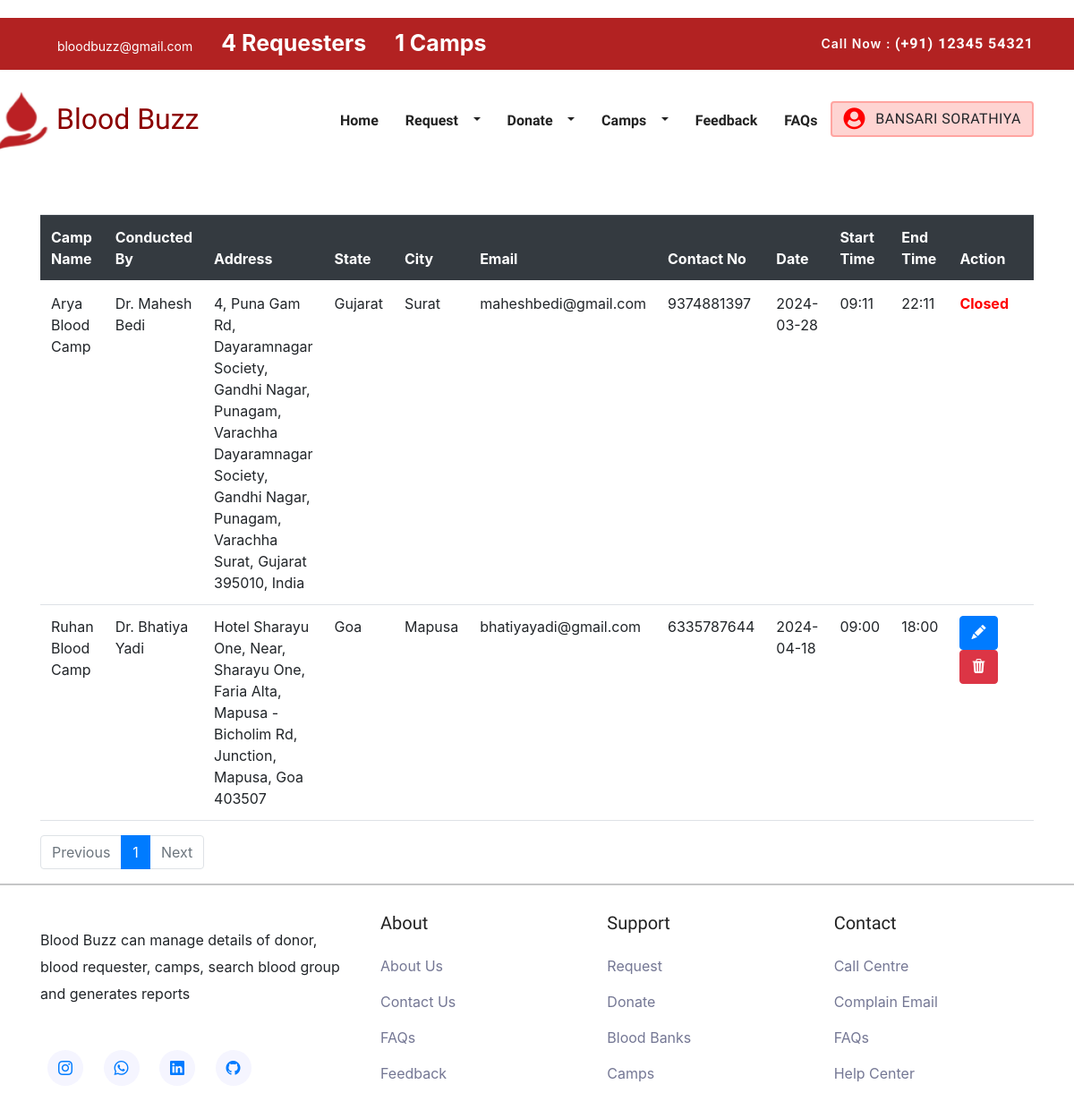
Screenshot of /Member/mycamp.php (signed in) with the database file from the repository.
### tables this page shows
CREATE TABLE `members` (
  `member_id` int(30) UNSIGNED NOT NULL,
  `img` varchar(200) DEFAULT NULL,
  `email` varchar(30) NOT NULL,
  `pwd` varchar(20) NOT NULL,
  `verify_token` varchar(100) NOT NULL,
  `name` varchar(50) NOT NULL,
  `contact_no` varchar(10) NOT NULL,
  `gender` varchar(50) NOT NULL,
  `dob` date NOT NULL,
  `address` varchar(250) NOT NULL,
  `city` int(5) UNSIGNED NOT NULL,
  `state` int(10) UNSIGNED NOT NULL,
  `landmark` varchar(80) NOT NULL,
  `pincode` varchar(6) NOT NULL,
  `member_status` enum('0','1','2') NOT NULL COMMENT '0=Deleted By Member 1=Active Status 2=Deactivated by Admin',
  `created_at` datetime NOT NULL DEFAULT current_timestamp()
);

CREATE TABLE `camp` (
  `camp_id` int(30) UNSIGNED NOT NULL,
  `member_id` int(30) UNSIGNED NOT NULL,
  `camp_name` varchar(50) NOT NULL,
  `conducted_by` varchar(50) NOT NULL,
  `address` varchar(200) NOT NULL,
  `state_id` int(10) UNSIGNED NOT NULL,
  `city_id` int(5) UNSIGNED NOT NULL,
  `email` varchar(30) NOT NULL,
  `contact_no` varchar(10) NOT NULL,
  `date` date NOT NULL,
  `start_time` varchar(10) NOT NULL,
  `end_time` varchar(10) NOT NULL,
  `status` enum('0','1','2') NOT NULL COMMENT '0=camp is on the way  1=expired 2=deleted by admin',
  `created_at` datetime NOT NULL
);

CREATE TABLE `states` (
  `state_id` int(10) UNSIGNED NOT NULL,
  `state_name` varchar(60) NOT NULL
);

CREATE TABLE `city` (
  `city_id` int(5) UNSIGNED NOT NULL,
  `state_id` int(10) UNSIGNED NOT NULL,
  `city_name` varchar(70) NOT NULL
);

### Member/mycamp.php (the view, shortened to what this page needs)
<?php
include './nav.php';
?>
<head>
<link rel="stylesheet" href="../File/css/bootstrap.min.css">
</head>
<?php
include '../include/connect2.php';
try
{
    $session_email = $_SESSION['member_email'];
    $get_info = $connection->prepare("SELECT member_id FROM members WHERE email=?");
    $get_info->execute([$session_email]);
    $mid_row = $get_info->fetch(PDO::FETCH_ASSOC);
    $mid = $mid_row['member_id'];
    $page = isset($_GET['page']) ? $_GET['page'] : 1;
    $records_per_page = 3;
    $offset = ($page - 1) * $records_per_page;
    $total_records_query = "SELECT COUNT(*) AS total FROM camp WHERE member_id=$mid";
    $total_records_result = $connection->query($total_records_query);
    $total_records = $total_records_result->fetch(PDO::FETCH_ASSOC)['total'];
    $total_pages = ceil($total_records / $records_per_page);
    $get_camps = $connection->prepare("SELECT * FROM camp WHERE member_id=? LIMIT $offset, $records_per_page");
    $get_camps->execute([$mid]);
    $camps = $get_camps->fetchAll(PDO::FETCH_ASSOC);
    if ($camps)
    {
    ?>
    <div class="container mt-5">
    <div class="table-responsive">
        <table class="table table table-hover">
            <thead class="thead-dark">
                <tr>
                    <th>Camp Name</th>
                    <th>Conducted By</th>
                    <th>Address</th>
                    <th>State</th>
                    <th>City</th>
                    <th>Email</th>
                    <th>Contact No</th>
                    <th>Date</th>
                    <th>Start Time</th>
                    <th>End Time</th>
                    <th>Action</th>
                </tr>
            </thead>
            <tbody>
        <?php
        foreach ($camps as $row) {
            $state=$connection->prepare("SELECT DISTINCT state_name FROM states WHERE state_id=?");
            $state->execute([$row['state_id']]);
            $sname=$state->fetchColumn();
            $city=$connection->prepare("SELECT DISTINCT city_name FROM city WHERE city_id=?");
            $city->execute([$row['city_id']]);
            $cname=$city->fetchColumn();
            echo "<tr>";
            echo "<td>{$row['camp_name']}</td>";
            echo "<td>{$row['conducted_by']}</td>";
            echo "<td>{$row['address']}</td>";
            echo "<td>{$sname}</td>";
            echo "<td>{$cname}</td>";
            echo "<td>{$row['email']}</td>";
            echo "<td>{$row['contact_no']}</td>";
            echo "<td>{$row['date']}</td>";
            echo "<td>{$row['start_time']}</td>";
            echo "<td>{$row['end_time']}</td>";
            $ecid=base64_encode($row['camp_id']);
            if($row['status']=='1')
            {
            echo "<td style='width:120px'>
            <a role='button' href='./updateCamp.php?cid=$ecid' class='btn btn-primary text-white' title='Edit'><i class='bi bi-pencil-fill'></i></a>&nbsp;
            <a role='button'href='./deleteCamp.php?cid=$ecid' class='btn btn-danger text-white' title='Delete'><i class='bi bi-trash3-fill'></i></a>
            </td>";
            }
            elseif($row['status']=='0')
            {
                echo"<td style='color:red;font-weight:bold;'>Closed</td>";
            }
            else
            {
                echo"<td style='color:red;font-weight:bold;'>Deleted</td>";
            }
            echo "</tr>";
        }
        ?>
        </tbody>
        </table>
    </div>
    <div class='pagination'>
    <nav aria-label="Pagination">
        <ul class="pagination">
            <li class="page-item <?php echo ($page <= 1) ? 'disabled' : ''; ?>">
                <a class="page-link" href="?page=<?php echo ($page <= 1) ? 1 : ($page - 1); ?>">Previous</a>
            </li>
            <?php for ($i = 1; $i <= $total_pages; $i++): ?>
            <li class="page-item <?php echo ($page == $i) ? 'active' : ''; ?>">
                <a class="page-link" href="?page=<?php echo $i; ?>"><?php echo $i; ?></a>
            </li>
            <?php endfor; ?>
            <li class="page-item <?php echo ($page >= $total_pages) ? 'disabled' : ''; ?>">
                <a class="page-link" href="?page=<?php echo ($page >= $total_pages) ? $total_pages : ($page + 1); ?>">Next</a>
            </li>
        </ul>
    </nav>
</div>
    </div>
        <?php
    }
}
catch (PDOException $e)
{
    $error=$e->getMessage();
    $_SESSION['error-message'] = "Database error: " . $error;
}
    ?>
<?php
include './footer.php';
?>

### Member/nav.php (shortened to what this page needs)
<?php
include(__DIR__."/../include/connect.php");
if(isset($_SESSION['member_email'])){
$email = $_SESSION['member_email'];
$get_email="SELECT name FROM members WHERE email='$email'";
$get_email_run=mysqli_query($connection,$get_email);
$user=mysqli_fetch_array($get_email_run);
}
?>
<?php
include '../Include/connect2.php';
$get_requester=$connection->prepare("SELECT count(*) AS total FROM requester");
$get_requester->execute();
$data=$get_requester->fetch();
$get_camp=$connection->prepare("SELECT count(*) AS camp FROM camp WHERE `status`=?");
$get_camp->execute(['1']);
$camp=$get_camp->fetch();
?>
<!DOCTYPE html>
<html lang="en">
<head>
  <link rel="stylesheet" href="plugins/bootstrap/css/bootstrap.min.css">
  <link rel="stylesheet" href="plugins/icofont/icofont.min.css">
  <link rel="stylesheet" href="https://cdnjs.cloudflare.com/ajax/libs/font-awesome/4.7.0/css/font-awesome.min.css">
  <link rel="stylesheet" href="plugins/slick-carousel/slick/slick.css">
  <link rel="stylesheet" href="plugins/slick-carousel/slick/slick-theme.css">
  <link rel="stylesheet" href="css/style.css">
</head>
<body id="top">
    <header>
        <div class="header-top-bar">
            <div class="container">
                <div class="row align-items-center">
                    <div class="col-lg-6">
                        <ul class="top-bar-info list-inline-item pl-0 mb-0">
                            <li class="list-inline-item"><a href="mailto:support@gmail.com"><i class="icofont-support-faq mr-2"></i>bloodbuzz@gmail.com</a></li>
                            <li class="list-inline-item"><a href="./donate_blood.php" class="blink-text"><?php echo $data['total']; ?>&nbsp;Requesters</a></li>
                            <li class="list-inline-item"><a href="#camp" class="blink-text"><?php echo $camp['camp']; ?>&nbsp;Camps</a></li>
                        </ul>
                    </div>
                    <div class="col-lg-6">
                        <div class="text-lg-right top-right-bar mt-2 mt-lg-0">
                            <a href="tel:+23-345-67890" >
                                <span>Call Now : </span>
                                <span class="h6">(+91) 12345 54321</span>
                            </a>
                        </div>
                    </div>
                </div>
            </div>
        </div>
        <nav class="navbar navbar-expand-lg navigation" id="navbar">
            <div class="container">
                  <a class="navbar-brand" href="http://localhost/Blood/Member/index.php" >
                  <h2 style="width: 140; color:darkred;margin-left:-150px">
                <img src="../img/logo.png" alt="LOGO" style="width:60px;height:70px;margin-left:100px;">
              Blood Buzz
                </h2>
                  </a>
              <div class="collapse navbar-collapse" id="navbarmain">
                <ul class="navbar-nav ml-auto">
                  <li class="nav-item active">
                    <a class="nav-link" href="index.php">Home</a>
                  </li>
                    <li class="nav-item dropdown">
                        <a class="nav-link dropdown-toggle" href="department.html" id="dropdown02" data-toggle="dropdown" aria-haspopup="true" aria-expanded="false">Request<i class="icofont-thin-down"></i></a>
                      </li>
                    <li class="nav-item dropdown">
                        <a class="nav-link dropdown-toggle" href="doctor.html" id="dropdown03" data-toggle="dropdown" aria-haspopup="true" aria-expanded="false">Donate<i class="icofont-thin-down"></i></a>
                      </li>
                     <li class="nav-item dropdown">
                        <a class="nav-link dropdown-toggle" href="doctor.html" id="dropdown03" data-toggle="dropdown" aria-haspopup="true" aria-expanded="false">Camps<i class="icofont-thin-down"></i></a>
                      </li>
                    <li class="nav-item"><a class="nav-link" href="./feedback.php">Feedback</a></li>
                    <li class="nav-item"><a class="nav-link" href="./faq.php">FAQs</a></li>
                    <li>
                      <?php
                    if(isset($_SESSION['member_email']))
                    {
                        echo  " <div class='dropdown'>
                    <button class='btn dropdown' type='button' data-bs-toggle='dropdown'
                    aria-expanded='false' style='border: hidden; background-color: #F8F9FA; display: flex;background-color:#fed4d2;border:2px solid #ffa5a1;'>";
                        echo"<i class='fa fa-user-circle me-2' style='font-size:23px;font-weight:600;color:red;'></i>
                        " . "&nbsp;" . $user["name"] . "</button>
                    <ul class='dropdown-menu'>
                        <li><a href='./update.php' class='dropdown-item'>Update Profile</a></li>
                        <li><a href='./donation_history.php' class='dropdown-item'>Donation History</a></li>
                        <li><a class='dropdown-item' href='./logout.php' name='logout'>Logout</a></li>
                    </ul></div>";
                    }
                    ?>
                  </li>
                </ul>
              </div>
            </div>
        </nav>
    </header>
</body>
</html>

### Member/css/style.css (style rules this page uses)
html { overflow-x: hidden; }
body { line-height: 1.6; font-family: "Roboto", sans-serif; -webkit-font-smoothing: antialiased; font-size: 16px; color: #6F8BA4; font-weight: 400; }
h1, .h1, h2, .h2, h3, .h3, h4, .h4, h5, .h5, h6, .h6 { font-family: "Exo", sans-serif; font-weight: 700; color: #222; }
h2, .h2 { font-size: 44px; }
h6, .h6 { font-size: 1rem; }
.btn { display: inline-block; font-size: 14px; font-size: 0.8125rem; font-weight: 700; letter-spacing: .5px; padding: .75rem 2rem; font-family: "Exo", sans-serif; text-transform: uppercase; border-radius: 5px; border: 2px solid transparent; transition: all .35s ease; }
a { color: #222; text-decoration: none; transition: all .35s ease; }
#navbarmain { padding: 20px 0px; }
#navbarmain .nav-link { font-weight: 600; padding: 10px 15px; color: #222; font-family: "Exo", sans-serif; text-transform: capitalize; font-size: 16px; transition: all .25s ease; }
.dropdown-toggle::after { display: none; }
.navbar-brand { margin-top: 10px; }
.header-top-bar { background: #223a66; font-size: 14px; padding: 10px 0px; box-shadow: 0 1px 2px rgba(0, 0, 0, 0.05); color: #fff; }
.top-bar-info li a { color: #fff; margin-right: 20px; }
.top-right-bar a span { color: #fff; font-weight: 600; letter-spacing: 1px; }

### Member/nav.php (style rules this page uses)
.header-top-bar { background: #b22222 ; margin-top:-30px; }
.blink-text { font-size: 25px; font-weight: bolder; animation: rainbow 4s infinite alternate, blink 1s infinite steps(1); }

### Member/footer.php (style rules this page uses)
body { margin-top:50px;margin-bottom:50px; }
ol li, ul li { list-style: none; }
ol, ul { margin: 0; padding: 0; }

### rows the page displays
members: name "BANSARI SORATHIYA"
camp: camp_name "Arya Blood Camp", conducted_by "Dr. Mahesh Bedi", address "4, Puna Gam Rd, Dayaramnagar Society, Gandhi Nagar, Punagam, Varachha Dayaramnagar Society, Gandhi Nagar, Punagam, Varachha Surat, Gujarat 395010, India", state.state_name "Gujarat", city.city_name "Surat", email "maheshbedi@gmail.com", contact_no "9374881397", date "2024-03-28", start_time "09:11", end_time "22:11", status "Closed"
camp: camp_name "Ruhan Blood Camp", conducted_by "Dr. Bhatiya Yadi", address "Hotel Sharayu One, Near, Sharayu One, Faria Alta, Mapusa - Bicholim Rd, Junction, Mapusa, Goa 403507", state.state_name "Goa", city.city_name "Mapusa", email "bhatiyayadi@gmail.com", contact_no "6335787644", date "2024-04-18", start_time "09:00", end_time "18:00"

### other values shown
$data['total'] "4"
$camp['camp'] "1"
